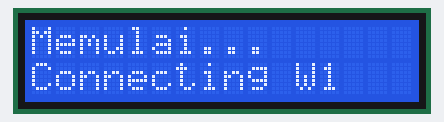
This sketch was run on a simulated ESP8266 (NodeMCU). On the bench: 16×2 character LCD. WiFi joins after 1.5 s; servers stay silent unless stated; what the sketch prints to the serial monitor is not drawn.

Above: at 0.8 s.
At 1.4 s:
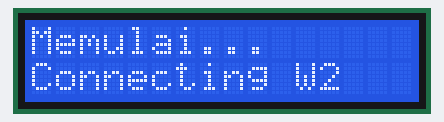
At 1.9 s:
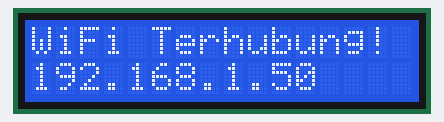
At 10.1 s:
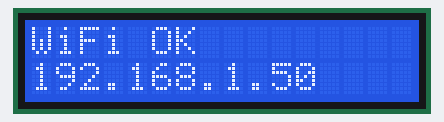

Measured:
- what the display in image 0 shows lasts 0.5 s, from 0.8 s to 1.3 s
- what the display in image 2 shows lasts 8.3 s, from 1.8 s to 10.1 s

The sketch:

wifi_dan_arduino.ino
```cpp
#include <ESP8266WiFi.h>
#include <Wire.h>
#include <hd44780.h>
#include <hd44780ioClass/hd44780_I2Cexp.h>  // untuk LCD I2C PCF8574 backpack

// ── WiFi credentials ───────────────────────────────────────
const char* ssid     = "NamaWiFiKamu";      // GANTI dengan SSID WiFi kamu
const char* password = "PasswordWiFiKamu";  // GANTI dengan password WiFi

// ── Pin LCD (gunakan pin terpisah dari PN532) ──────────────
#define LCD_SDA 14   // D5 / GPIO14
#define LCD_SCL 12   // D6 / GPIO12

// Buat objek LCD (auto-detect alamat I2C)
hd44780_I2Cexp lcd;

void setup() {
  Serial.begin(115200);
  delay(200);
  Serial.println("\n=== ESP8266 WiFi + LCD Test ===");

  // ── Inisialisasi LCD ─────────────────────────────────────
  Wire.begin(LCD_SDA, LCD_SCL);
  Wire.setClock(100000);  // lebih stabil di ESP8266

  int status = lcd.begin(16, 2);
  if (status) {
    Serial.print("LCD gagal inisialisasi! Error: ");
    Serial.println(status);
    while (1) delay(1000);  // halt kalau LCD error
  }

  lcd.backlight();
  lcd.clear();
  lcd.setCursor(0, 0);
  lcd.print("Memulai...");
  lcd.setCursor(0, 1);
  lcd.print("Connecting WiFi");

  Serial.println("Menghubungkan ke WiFi...");

  // ── Koneksi WiFi ─────────────────────────────────────────
  WiFi.begin(ssid, password);

  unsigned long startAttemptTime = millis();
  const unsigned long wifiTimeout = 15000;  // 15 detik timeout

  while (WiFi.status() != WL_CONNECTED && millis() - startAttemptTime < wifiTimeout) {
    delay(500);
    Serial.print(".");

    // Animasi titik di LCD
    lcd.setCursor(12, 1);
    lcd.print("   ");
    lcd.setCursor(12, 1);
    lcd.print(String(millis() / 500 % 4, DEC));  // 0..3 berputar
  }

  if (WiFi.status() == WL_CONNECTED) {
    Serial.println("\nTerhubung!");
    Serial.print("IP Address : ");
    Serial.println(WiFi.localIP());

    lcd.clear();
    lcd.setCursor(0, 0);
    lcd.print("WiFi Terhubung!");
    lcd.setCursor(0, 1);
    lcd.print(WiFi.localIP());
  } else {
    Serial.println("\nGagal konek WiFi!");

    lcd.clear();
    lcd.setCursor(0, 0);
    lcd.print("WiFi Gagal!");
    lcd.setCursor(0, 1);
    lcd.print("Cek SSID/Pass");
  }
}

void loop() {
  // Tampilkan status WiFi setiap 10 detik di LCD & Serial
  static unsigned long lastUpdate = 0;
  if (millis() - lastUpdate >= 10000) {
    lastUpdate = millis();

    if (WiFi.status() == WL_CONNECTED) {
      lcd.clear();
      lcd.setCursor(0, 0);
      lcd.print("WiFi OK");
      lcd.setCursor(0, 1);
      lcd.print(WiFi.localIP());

      Serial.print("Signal: ");
      Serial.print(WiFi.RSSI());
      Serial.println(" dBm");
    } else {
      lcd.clear();
      lcd.setCursor(0, 0);
      lcd.print("WiFi Putus!");
      lcd.setCursor(0, 1);
      lcd.print("Reconnecting...");

      WiFi.reconnect();  // coba reconnect otomatis
    }
  }

  delay(100);  // loop ringan
}
```
